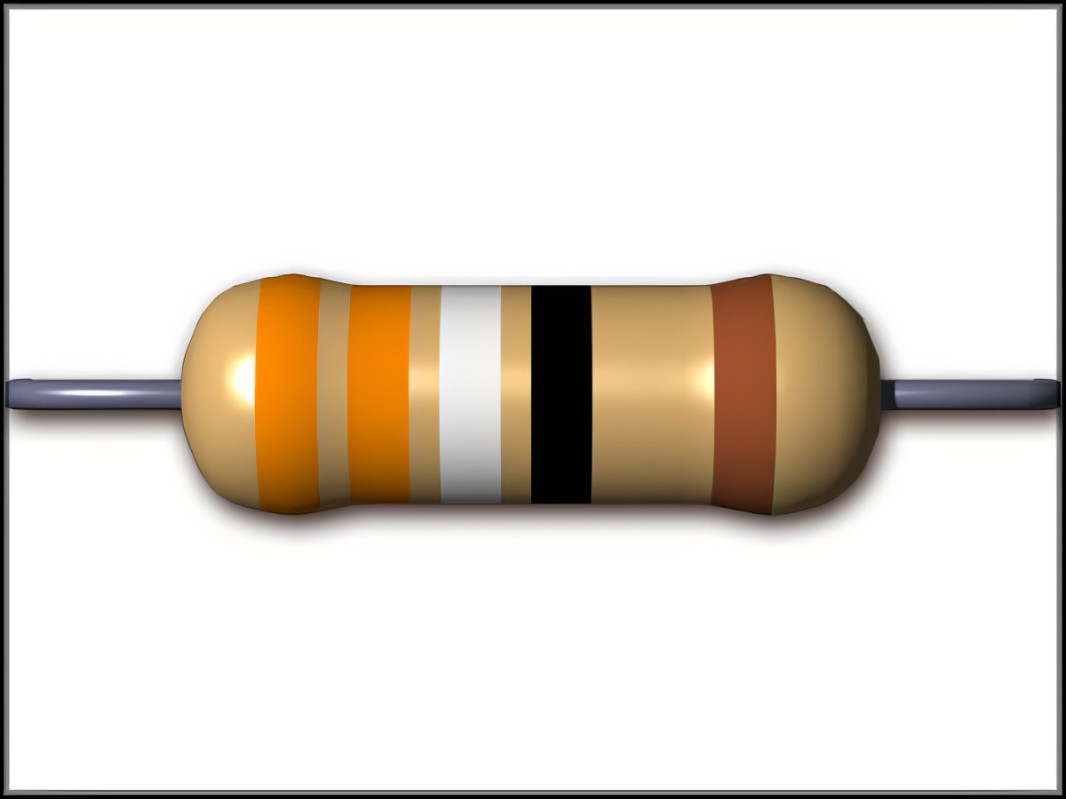
#> input picture resistor.jpg, 1066 x 799 px
$ python rotate.py
#> lines starting #> are read from the running program, lines starting #| are printed output that depends on the picture

import cv2
from matplotlib import pyplot as plt
import math
image = cv2.imread("resistor.jpg")
#> image is the input picture: shape (799, 1066, 3); mean B, G, R 209.3, 218, 225.5
# Dividing height and width by 2 to get the center of the image

def rotate_and_crop(img,x1,y1,x2,y2):
#> called with x1 = 55, y1 = 16, x2 = 45, y2 = 407
    height, width = img.shape[:2]
#> height = 799; width = 1066
    print(height,width)
#| 799 1066

    ang = math.degrees(math.atan((y2-y1)/(x2-x1)))
    if ang < 0:
        ang+=180
    print("ang is",ang)
    center = (x1,y1)
    rotate_matrix = cv2.getRotationMatrix2D(center=center, angle=ang, scale=1)
    # Rotate the image using cv2.warpAffine
    rotated_image = cv2.warpAffine(src=image, M=rotate_matrix, dsize=(width, height))
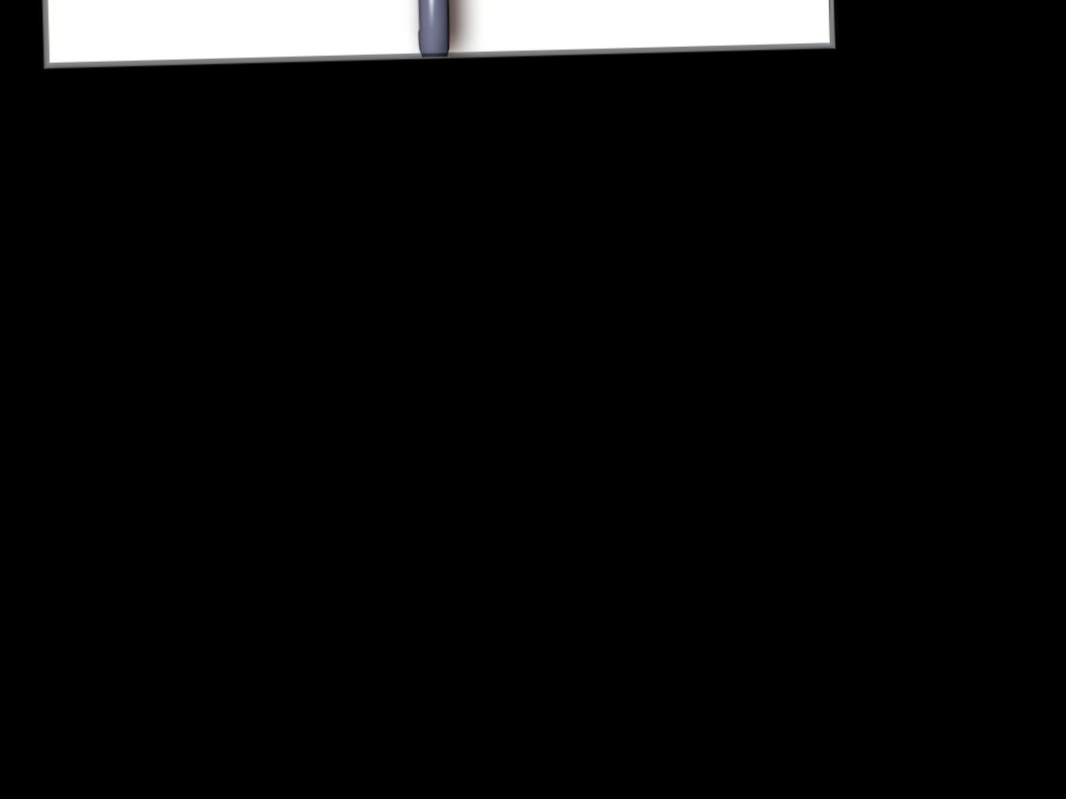
#> rotated_image: shape (799, 1066, 3); mean B, G, R 12.6, 12.6, 12.6
    cv2.imshow("rotated",rotated_image)
    cv2.waitKey(0)
    cropped_image = rotated_image[y1-10:y1+10, x1:(width)]
    return cropped_image
# visualize the original and the rotated image
cropped_image = rotate_and_crop(image, 55, 16, 45, 407) #CHANGE these to be variables from top_corner
cv2.imshow('Original image', image)

cv2.imshow('Cropped image', cropped_image)
cv2.imwrite("cropped.jpg",cropped_image)

# imgplot = plt.imshow(image)
# plt.show()
# wait indefinitely, press any key on keyboard to exit
cv2.waitKey(0)
